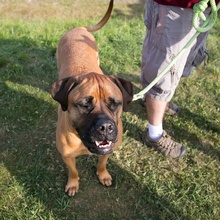
%> input picture Test1/foolbox/data/imagenet_00_243.jpg, 220 x 220 px, shrunk from 512 x 512 before the run
$ octave --eval "result = SRM('../Test1/foolbox/data/imagenet_00_243.jpg');"   (GNU Octave 9; MATLAB toolbox functions it lacks are replaced by stand-ins)
%> lines starting %> are read from the running program, lines starting %| are printed output that depends on the picture
function f = SRM(IMAGE)
%> called with IMAGE = '../Test1/foolbox/data/imagenet_00_243.jpg'

X = double(imread(IMAGE));

f = post_processing(all1st(X,1),'f1',1);   % 1st order, q=1
f = post_processing(all1st(X,2),'f1',2,f); % 1st order, q=2
for q=[1 1.5 2], f = post_processing(all2nd(X,q*2),'f2',q,f); end    % 2nd order
for q=[1 1.5 2], f = post_processing(all3rd(X,q*3),'f3',q,f); end    % 3rd order
for q=[1 1.5 2], f = post_processing(all3x3(X,q*4),'f3x3',q,f); end  % 3x3
for q=[1 1.5 2], f = post_processing(all5x5(X,q*12),'f5x5',q,f); end % 5x5

function RESULT = post_processing(DATA,f,q,RESULT)

Ss = fieldnames(DATA);
for Sid = 1:length(Ss)
    VARNAME = [f '_' Ss{Sid} '_q' strrep(num2str(q),'.','')];
    eval(['RESULT.' VARNAME ' = reshape(single(DATA.' Ss{Sid} '),1,[]);' ])
end

% symmetrize
L = fieldnames(RESULT);
for i=1:length(L)
    name = L{i}; % feature name
    if name(1)=='s', continue; end
    [T,N,Q] = parse_feaname(name);
    if strcmp(T,''), continue; end
    % symmetrization
    if strcmp(N(1:3),'min') || strcmp(N(1:3),'max')
        % minmax symmetrization
        OUT = ['s' T(2:end) '_minmax' N(4:end) '_' Q];
        if isfield(RESULT,OUT), continue; end
        eval(['Fmin = RESULT.' strrep(name,'max','min') ';']);
        eval(['Fmax = RESULT.' strrep(name,'min','max') ';']);
        F = symfea([Fmin Fmax]',2,4,'mnmx')'; %#ok<*NASGU>
        eval(['RESULT.' OUT ' = single(F);' ]);
    elseif strcmp(N(1:4),'spam')
        % spam symmetrization
        OUT = ['s' T(2:end) '_' N '_' Q];
        if isfield(RESULT,OUT), continue; end
        eval(['Fold = RESULT.' name ';']);
        F = symm1(Fold',2,4)';
        eval(['RESULT.' OUT ' = single(F);' ]);
    end
end
% delete RESULT.f*
L = fieldnames(RESULT);
for i=1:length(L)
    name = L{i}; % feature name
    if name(1)=='f'
        RESULT = rmfield(RESULT,name);
    end
end
% merge spam features
L = fieldnames(RESULT);
for i=1:length(L)
    name = L{i}; % feature name
    [T,N,Q] = parse_feaname(name);
    if ~strcmp(N(1:4),'spam'), continue; end
    if strcmp(T,''), continue; end
    if strcmp(N(end),'v')||(strcmp(N,'spam11')&&strcmp(T,'s5x5'))
    elseif strcmp(N(end),'h')
        % h+v union
        OUT = [T '_' N 'v_' Q ];
        if isfield(RESULT,OUT), continue; end
        name2 = strrep(name,'h_','v_');
        eval(['Fh = RESULT.' name ';']);
        eval(['Fv = RESULT.' name2 ';']);
        eval(['RESULT.' OUT ' = [Fh Fv];']);
        RESULT = rmfield(RESULT,name);
        RESULT = rmfield(RESULT,name2);
    elseif strcmp(N,'spam11')
        % KBKV creation
        OUT = ['s35_' N '_' Q];
        if isfield(RESULT,OUT), continue; end
        name1 = strrep(name,'5x5','3x3');
        name2 = strrep(name,'3x3','5x5');
        if ~isfield(RESULT,name1), continue; end
        if ~isfield(RESULT,name2), continue; end
        eval(['F_KB = RESULT.' name1 ';']);
        eval(['F_KV = RESULT.' name2 ';']);
        eval(['RESULT.' OUT ' = [F_KB F_KV];']);
        RESULT = rmfield(RESULT,name1);
        RESULT = rmfield(RESULT,name2);
    end
end
function [T,N,Q] = parse_feaname(name)
[T,N,Q] = deal('');
P = strfind(name,'_'); if length(P)~=2, return; end
T = name(1:P(1)-1);
N = name(P(1)+1:P(2)-1);
Q = name(P(2)+1:end);
function g = all1st(X,q)
%> called with q = 1
%
% X must be a matrix of doubles or singles (the image) and q is the
% quantization step (any positive number).
%
% Recommended values of q are c, 1.5c, 2c, where c is the central
% coefficient in the differential (at X(I,J)).
%
% This function outputs co-occurrences of ALL 1st-order residuals
% listed in Figure 1 in our journal HUGO paper (version from June 14),
% including the naming convention.
%
% List of outputted features:
%
% 1a) spam14h
% 1b) spam14v (orthogonal-spam)
% 1c) minmax22v
% 1d) minmax24
% 1e) minmax34v
% 1f) minmax41
% 1g) minmax34
% 1h) minmax48h
% 1i) minmax54
%
% Naming convention:
%
% name = {type}{f}{sigma}{scan}
% type \in {spam, minmax}
% f \in {1,2,3,4,5} number of filters that are "minmaxed"
% sigma \in {1,2,3,4,8} symmetry index
% scan \in {h,v,\emptyset} scan of the cooc matrix (empty = sum of both
% h and v scans).
%
% All odd residuals are implemented the same way simply by
% narrowing the range for I and J and replacing the residuals --
% -- they should "stick out" (trcet) in the same direction as
% the 1st order ones. For example, for the 3rd order:
%
% RU = -X(I-2,J+2)+3*X(I-1,J+1)-3*X(I,J)+X(I+1,J-1); ... etc.
%
% Note1: The term X(I,J) should always have the "-" sign.
% Note2: This script does not include s, so, cout, cin versions (weak).
% This function calls Cooc.m and Quant.m

[M N] = size(X); [I,J,T,order] = deal(2:M-1,2:N-1,2,4);
% Variable names are self-explanatory (R = right, U = up, L = left, D = down)
[R,L,U,D]  = deal(X(I,J+1)-X(I,J),X(I,J-1)-X(I,J),X(I-1,J)-X(I,J),X(I+1,J)-X(I,J));
[Rq,Lq,Uq,Dq] = deal(Quant(R,q,T),Quant(L,q,T),Quant(U,q,T),Quant(D,q,T));
[RU,LU,RD,LD] = deal(X(I-1,J+1)-X(I,J),X(I-1,J-1)-X(I,J),X(I+1,J+1)-X(I,J),X(I+1,J-1)-X(I,J));
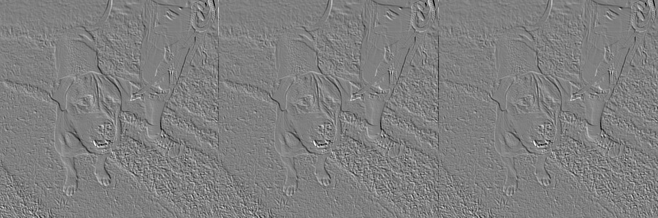
%> RU: size 218x658 double; min -222, max 222, mean 0.3; drawn with min black and max white
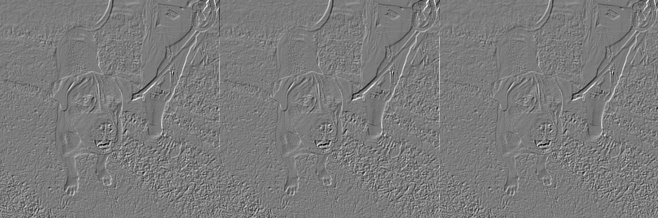
%> LU: size 218x658 double; min -215, max 229, mean 0.3; drawn with min black and max white
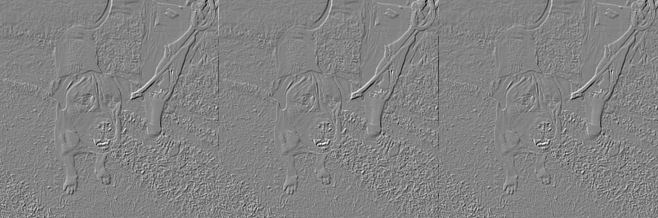
%> RD: size 218x658 double; min -229, max 215, mean -0.3; drawn with min black and max white
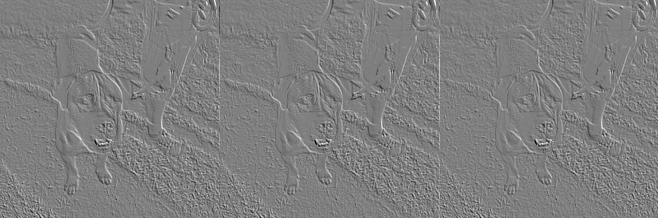
%> LD: size 218x658 double; min -222, max 222, mean -0.3; drawn with min black and max white
[RUq,RDq,LUq,LDq] = deal(Quant(RU,q,T),Quant(RD,q,T),Quant(LU,q,T),Quant(LD,q,T));
%> call 7 of trunc, with T = 2
%> in trunc (call 7), `Z(Z < -T) = -T;`:
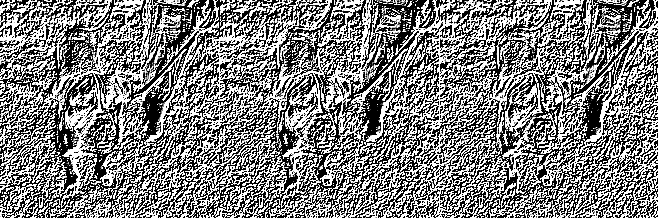
%> Z: size 218x658 double; min -2, max 2, mean 0.00406; drawn with min black and max white
%> call 8 of trunc, with T = 2
%> in trunc (call 8), `Z(Z > T)  =  T;`:
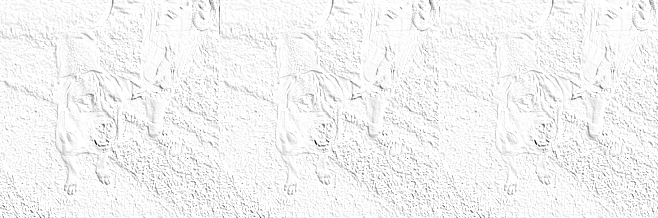
%> Z: size 218x658 double; min -222, max 2, mean -8; drawn with min black and max white
%> in trunc (call 8), `Z(Z < -T) = -T;`:
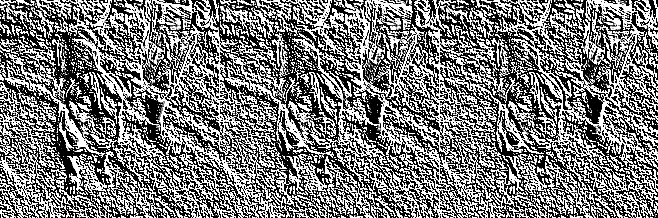
%> Z: size 218x658 double; min -2, max 2, mean -0.07; drawn with min black and max white
% minmax22h -- to be symmetrized as mnmx, directional, hv-nonsymmetrical.
[RLq_min,UDq_min,RLq_max,UDq_max] = deal(min(Rq,Lq),min(Uq,Dq),max(Rq,Lq),max(Uq,Dq));
%> (the rest of the program and of its run is left out)
